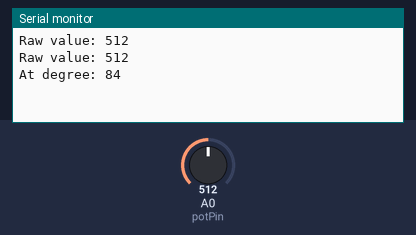
A sketch run on a simulated Arduino Uno, built with avr-gcc and run on an emulated ATmega328P. Parts: the last lines printed to the serial monitor. The inputs (shaded band) are chosen by the test bench; at power-on: A0 (potPin) = 512.

Above: at 2.8 s.
2.9 s: A0 (potPin) set to 716
At 4.6 s:
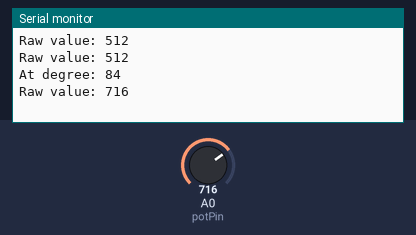
5.6 s: A0 (potPin) set to 900
At 6.8 s:
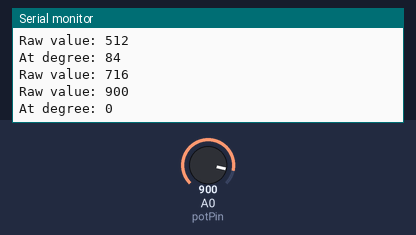
Timing chart, 0 to 8.6 s (numbered marks = the images above; inputs shaded):
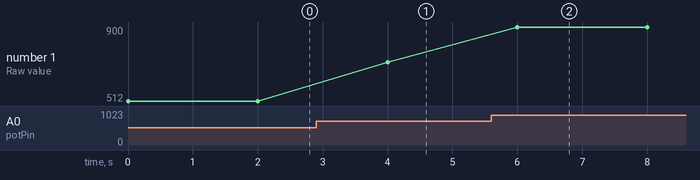

The sketch:

pot.ino
```cpp
int potPin = A0;    // select the input pin for the potentiometer
//int ledPin = 13;   // select the pin for the LED
int val = 0;       // variable to store the value coming from the sensor
int deg = 0;       // variable to store the value coming from the sensor
int prevDeg = 0;
int pos = 0;


int positions[] = {0, 45, 90, 135, 180};
String modes[] = {"OFF", "ON-OFF", "ON", "ON-SIM", "SIM"};

void setup() {
    Serial.begin(9600);
//    pinMode(ledPin, OUTPUT);  // declare the ledPin as an OUTPUT
}

int getDegree(){
    val = analogRead(potPin);    // read the value from the sensor
    Serial.print("Raw value: ");
    Serial.println(val);
//    deg = map(val, 150, 820, 180, 0);
    deg = map(val, 136, 840, 180, 0);

    if(deg < 0){
        deg = 0;
    } else if(deg > 180){
        deg = 180;
    }

    return deg;
}
void loop() {

    deg = getDegree();

    if(abs(prevDeg - deg) > 40){
        // wait for 2 seconds and read again for a stable value
        delay(2000);

        deg = getDegree();
        prevDeg = deg;

        int minDiff = 180;
        int diff;
        int index = 4;
        for(int i = 0; i < 5; i++){
            diff = abs(deg - positions[i]);
            if(diff < minDiff){
                minDiff = diff;
                pos = positions[i];
                index = i;
            }
        }


        Serial.print("At degree: ");
        Serial.println(deg);
    }

    delay(2000);
}
```

Measured:
- after the input at 2.9 s, the serial monitor: prints a new line after 1.1 s (image 1)
- after the input at 5.6 s, the serial monitor: prints a new line after 0.40 s (image 2)
- plotted number 1: 512 → 716 after the input at 2.9 s, 716 → 900 after the input at 5.6 s
